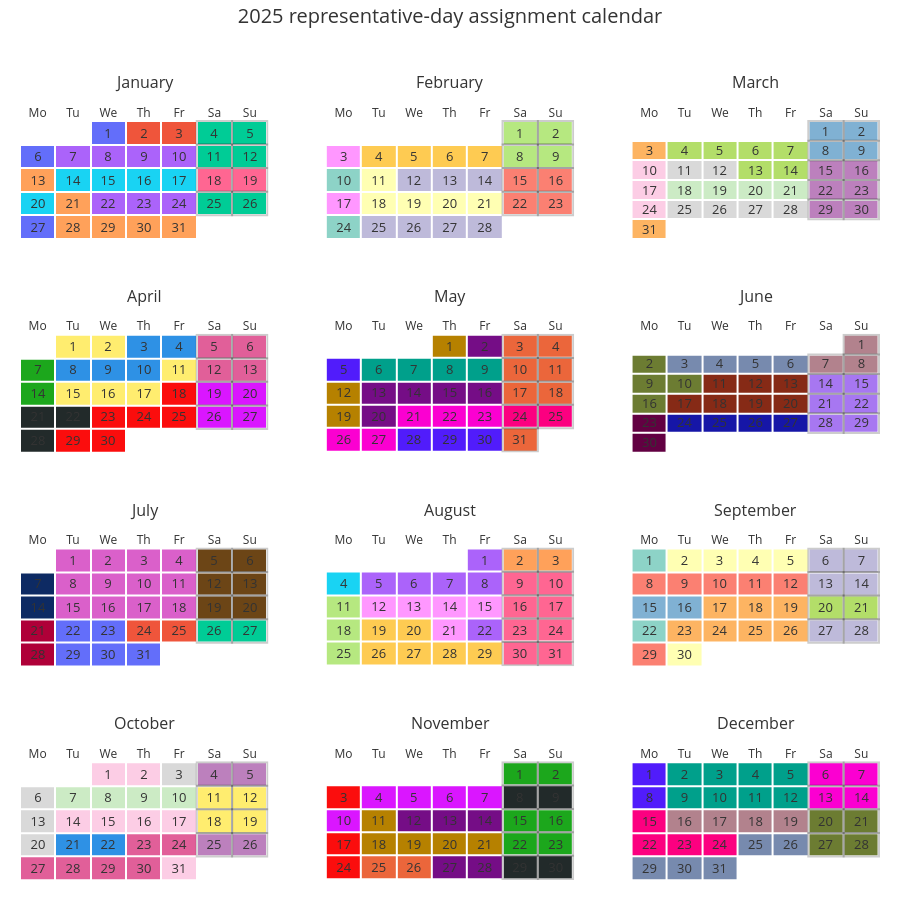

The code cell stored with this chart in its notebook:
### Markdown cell above
Build and display the calendar visualization.

### Code cell
calendar_fig = build_representative_calendar_figure(
    processed_monthly_assignments, calendar_heatmaps, plotly_theme
)
calendar_fig.show()
